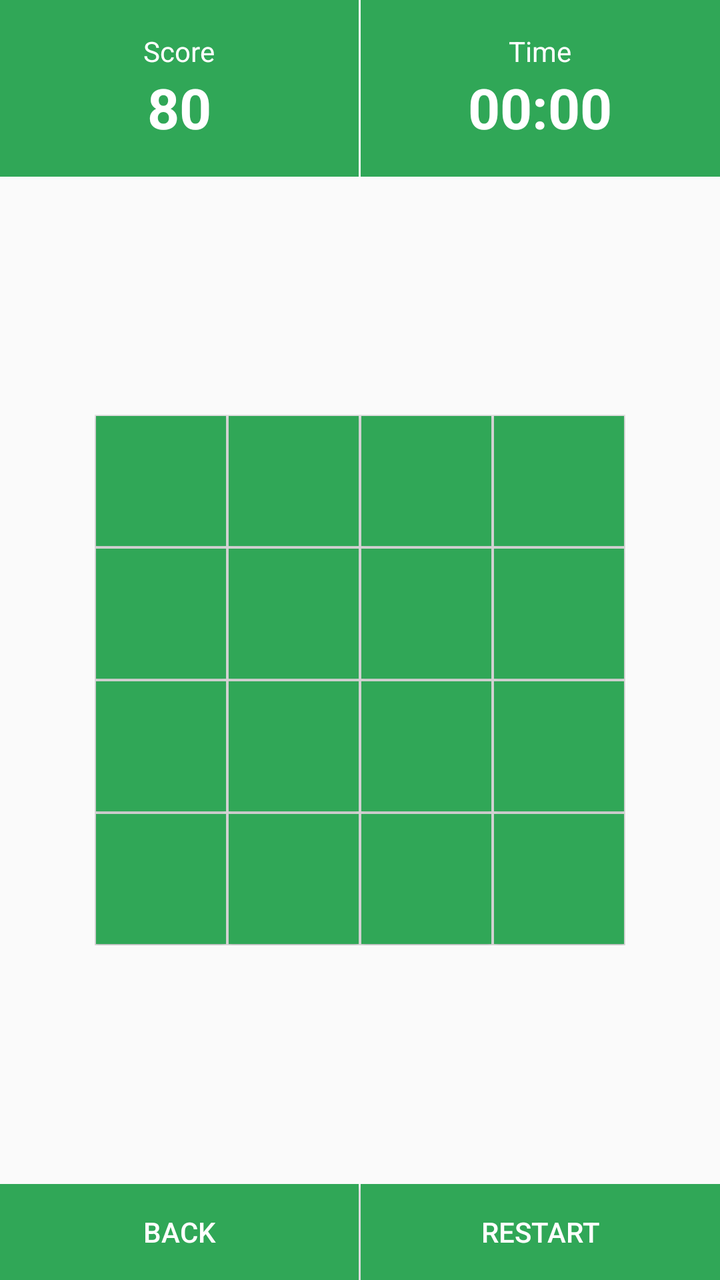
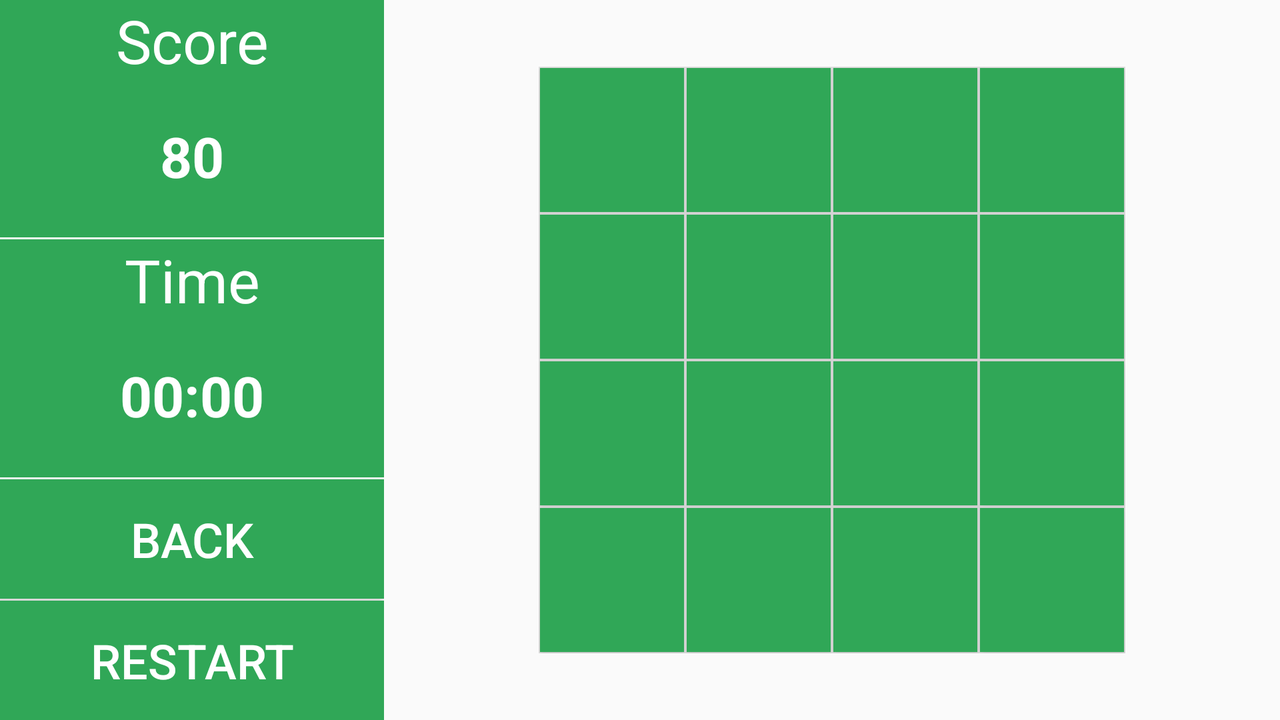

The same Android screen from two of the app's own layout files: first res/layout/ as a phone draws it, then the repository's variant for another configuration, drawn on a device whose configuration selects that folder. Both files follow.
<!-- AndroidManifest.xml: application theme AppTheme -->
<!-- res/layout/activity_game.xml -->
<?xml version="1.0" encoding="utf-8"?>
<LinearLayout xmlns:android="http://schemas.android.com/apk/res/android"
    xmlns:app="http://schemas.android.com/apk/res-auto"
    xmlns:tools="http://schemas.android.com/tools"
    android:layout_width="match_parent"
    android:layout_height="match_parent"
    android:orientation="vertical"
    tools:context=".views.GameActivity">

    <LinearLayout
        android:layout_width="match_parent"
        android:layout_height="wrap_content">

        <LinearLayout
            android:layout_width="0dp"
            android:layout_height="wrap_content"
            android:layout_weight="1"
            android:background="@color/colorPrimary"
            android:gravity="center"
            android:orientation="vertical"
            android:padding="16dp">

            <TextView
                android:layout_width="wrap_content"
                android:layout_height="wrap_content"
                android:text="Score"
                android:textColor="#fff" />

            <TextView
                android:id="@+id/textScore"
                android:layout_width="wrap_content"
                android:layout_height="wrap_content"
                android:text="80"
                android:textColor="#fff"
                android:textSize="28sp"
                android:textStyle="bold" />

        </LinearLayout>

        <Space
            android:layout_width="1dp"
            android:layout_height="wrap_content" />

        <LinearLayout
            android:layout_width="0dp"
            android:layout_height="wrap_content"
            android:layout_weight="1"
            android:background="@color/colorPrimary"
            android:gravity="center"
            android:orientation="vertical"
            android:padding="16dp">

            <TextView
                android:layout_width="wrap_content"
                android:layout_height="wrap_content"
                android:text="Time"
                android:textColor="#fff" />

            <Chronometer
                android:id="@+id/textTimer"
                android:layout_width="wrap_content"
                android:layout_height="wrap_content"
                android:textColor="#fff"
                android:textSize="28sp"
                android:textStyle="bold" />

        </LinearLayout>
    </LinearLayout>

    <FrameLayout
        android:background="@drawable/bg_activity"
        android:layout_width="match_parent"
        android:layout_height="0dp"
        android:layout_weight="1">

        <RelativeLayout
            android:id="@+id/group"
            android:layout_width="wrap_content"
            android:layout_height="wrap_content"
            android:layout_gravity="center"
            android:background="#E9E9E9">

            <Button
                android:id="@+id/bt1"
                style="@style/ButtonStyle" />

            <Button
                android:id="@+id/bt2"
                style="@style/ButtonStyle"
                android:layout_toRightOf="@id/bt1" />


            <Button
                android:id="@+id/bt3"
                style="@style/ButtonStyle"
                android:layout_toRightOf="@id/bt2" />

            <Button
                android:id="@+id/bt4"
                style="@style/ButtonStyle"
                android:layout_toRightOf="@id/bt3" />

            <Button
                android:id="@+id/bt5"
                style="@style/ButtonStyle"
                android:layout_below="@id/bt1" />

            <Button
                android:id="@+id/bt6"
                style="@style/ButtonStyle"
                android:layout_below="@id/bt2"
                android:layout_toRightOf="@id/bt1" />

            <Button
                android:id="@+id/bt7"
                style="@style/ButtonStyle"
                android:layout_below="@id/bt2"
                android:layout_toRightOf="@id/bt2" />

            <Button
                android:id="@+id/bt8"
                style="@style/ButtonStyle"
                android:layout_below="@id/bt2"
                android:layout_toRightOf="@id/bt3" />

            <Button
                android:id="@+id/bt9"
                style="@style/ButtonStyle"
                android:layout_below="@id/bt5" />

            <Button
                android:id="@+id/bt10"
                style="@style/ButtonStyle"
                android:layout_below="@id/bt5"
                android:layout_toRightOf="@id/bt1" />

            <Button
                android:id="@+id/bt11"
                style="@style/ButtonStyle"
                android:layout_below="@id/bt5"
                android:layout_toRightOf="@id/bt2" />

            <Button
                android:id="@+id/bt12"
                style="@style/ButtonStyle"
                android:layout_below="@id/bt5"
                android:layout_toRightOf="@id/bt3" />

            <Button
                android:id="@+id/bt13"
                style="@style/ButtonStyle"
                android:layout_below="@id/bt9" />

            <Button
                android:id="@+id/bt14"
                style="@style/ButtonStyle"
                android:layout_below="@id/bt9"
                android:layout_toRightOf="@id/bt1" />

            <Button
                android:id="@+id/bt15"
                style="@style/ButtonStyle"
                android:layout_below="@id/bt9"
                android:layout_toRightOf="@id/bt2" />

            <Button
                android:id="@+id/bt16"
                style="@style/ButtonStyle"
                android:layout_below="@id/bt9"
                android:layout_toRightOf="@id/bt3" />
        </RelativeLayout>

    </FrameLayout>

    <LinearLayout
        android:layout_width="match_parent"
        android:layout_height="wrap_content">

        <Button
            android:id="@+id/buttonToBack"
            android:layout_width="0dp"
            android:layout_height="wrap_content"
            android:layout_weight="1"
            android:background="@drawable/bg_button"
            android:text="Back"
            android:textColor="#fff" />

        <Space
            android:layout_width="1dp"
            android:layout_height="wrap_content" />

        <Button
            android:id="@+id/buttonRestart"
            android:layout_width="0dp"
            android:layout_height="wrap_content"
            android:layout_weight="1"
            android:background="@drawable/bg_button"
            android:text="Restart"
            android:textColor="#fff" />
    </LinearLayout>


</LinearLayout>
<!-- resources referenced by this layout -->
<resources>
  <color name="colorPrimary">#30A757</color>
  <!-- drawable bg_button (drawable) -->
  <?xml version="1.0" encoding="utf-8"?>
  <selector xmlns:android="http://schemas.android.com/apk/res/android">
      <item android:state_pressed="true">
          <shape>
              <solid android:color="@color/colorPress"/>
          </shape>
      </item>
  
      <item>
          <shape>
              <solid android:color="@color/colorPrimary"/>
          </shape>
      </item>
  </selector>
  <style name="ButtonStyle">
          <item name="android:layout_width">65dp</item>
          <item name="android:layout_height">65dp</item>
          <item name="android:background">@drawable/bg_button</item>
          <item name="android:textColor">#FFFFFF</item>
          <item name="android:textSize">28sp</item>
          <item name="android:layout_margin">0.5dp</item>
      </style>
  <style name="AppTheme" parent="Theme.AppCompat.Light.DarkActionBar">
          
          <item name="colorPrimary">@color/colorPrimary</item>
          <item name="colorPrimaryDark">@color/colorPrimaryDark</item>
          <item name="colorAccent">@color/colorAccent</item>
      </style>
  <color name="colorPress">#60B44D</color>
  <color name="colorPrimaryDark">#0076D6</color>
  <color name="colorAccent">#D81B60</color>
</resources>
<!-- res/layout-land/activity_game.xml (the repository's variant of the layout above) -->
<!-- drawn on the phone turned sideways -->
<?xml version="1.0" encoding="utf-8"?>
<LinearLayout xmlns:android="http://schemas.android.com/apk/res/android"
    xmlns:app="http://schemas.android.com/apk/res-auto"
    xmlns:tools="http://schemas.android.com/tools"
    android:layout_width="match_parent"
    android:layout_height="match_parent"
    android:weightSum="10"
    tools:context=".views.GameActivity">

    <LinearLayout
        android:layout_width="0dp"
        android:layout_height="match_parent"
        android:layout_weight="3"
        android:orientation="vertical"
        android:weightSum="6">

        <TextView
            android:layout_width="match_parent"
            android:layout_height="0dp"
            android:layout_weight="1"
            android:background="@color/colorPrimary"
            android:text="Score"
            android:textAlignment="center"
            android:textColor="#fff"
            android:textSize="30sp" />

        <TextView
            android:id="@+id/textScore"
            android:layout_width="match_parent"
            android:layout_height="0dp"
            android:layout_weight="1"
            android:background="@color/colorPrimary"
            android:text="80"
            android:textAlignment="center"
            android:textColor="#fff"
            android:textSize="28sp"
            android:textStyle="bold" />

        <Space
            android:layout_width="match_parent"
            android:layout_height="1dp" />

        <TextView
            android:layout_width="match_parent"
            android:layout_height="0dp"
            android:layout_weight="1"
            android:background="@color/colorPrimary"
            android:text="Time"
            android:textAlignment="center"
            android:textColor="#fff"
            android:textSize="30sp" />

        <Chronometer
            android:id="@+id/textTimer"
            android:layout_width="match_parent"
            android:layout_height="0dp"
            android:layout_weight="1"
            android:background="@color/colorPrimary"
            android:textAlignment="center"
            android:textColor="#fff"
            android:textSize="28sp"
            android:textStyle="bold" />

        <Space
            android:layout_width="match_parent"
            android:layout_height="1dp" />

        <Button
            android:id="@+id/buttonToBack"
            android:layout_width="match_parent"
            android:layout_height="0dp"
            android:layout_weight="1"
            android:background="@drawable/bg_button"
            android:text="Back"
            android:textColor="#fff"
            android:textSize="24sp" />

        <Space
            android:layout_width="match_parent"
            android:layout_height="1dp" />

        <Button
            android:id="@+id/buttonRestart"
            android:layout_width="match_parent"
            android:layout_height="0dp"
            android:layout_weight="1"
            android:background="@drawable/bg_button"
            android:text="Restart"
            android:textColor="#fff"
            android:textSize="24sp" />

    </LinearLayout>

    <FrameLayout
        android:layout_width="0dp"
        android:layout_height="match_parent"
        android:layout_weight="7"
        android:background="@drawable/bg_activity">

        <RelativeLayout
            android:id="@+id/group"
            android:layout_width="wrap_content"
            android:layout_height="wrap_content"
            android:layout_gravity="center"
            android:background="#E9E9E9">

            <Button
                android:id="@+id/bt1"
                style="@style/ButtonStyleLand" />

            <Button
                android:id="@+id/bt2"
                style="@style/ButtonStyleLand"
                android:layout_toRightOf="@id/bt1" />


            <Button
                android:id="@+id/bt3"
                style="@style/ButtonStyleLand"
                android:layout_toRightOf="@id/bt2" />

            <Button
                android:id="@+id/bt4"
                style="@style/ButtonStyleLand"
                android:layout_toRightOf="@id/bt3" />

            <Button
                android:id="@+id/bt5"
                style="@style/ButtonStyleLand"
                android:layout_below="@id/bt1" />

            <Button
                android:id="@+id/bt6"
                style="@style/ButtonStyleLand"
                android:layout_below="@id/bt2"
                android:layout_toRightOf="@id/bt1" />

            <Button
                android:id="@+id/bt7"
                style="@style/ButtonStyleLand"
                android:layout_below="@id/bt2"
                android:layout_toRightOf="@id/bt2" />

            <Button
                android:id="@+id/bt8"
                style="@style/ButtonStyleLand"
                android:layout_below="@id/bt2"
                android:layout_toRightOf="@id/bt3" />

            <Button
                android:id="@+id/bt9"
                style="@style/ButtonStyleLand"
                android:layout_below="@id/bt5" />

            <Button
                android:id="@+id/bt10"
                style="@style/ButtonStyleLand"
                android:layout_below="@id/bt5"
                android:layout_toRightOf="@id/bt1" />

            <Button
                android:id="@+id/bt11"
                style="@style/ButtonStyleLand"
                android:layout_below="@id/bt5"
                android:layout_toRightOf="@id/bt2" />

            <Button
                android:id="@+id/bt12"
                style="@style/ButtonStyleLand"
                android:layout_below="@id/bt5"
                android:layout_toRightOf="@id/bt3" />

            <Button
                android:id="@+id/bt13"
                style="@style/ButtonStyleLand"
                android:layout_below="@id/bt9" />

            <Button
                android:id="@+id/bt14"
                style="@style/ButtonStyleLand"
                android:layout_below="@id/bt9"
                android:layout_toRightOf="@id/bt1" />

            <Button
                android:id="@+id/bt15"
                style="@style/ButtonStyleLand"
                android:layout_below="@id/bt9"
                android:layout_toRightOf="@id/bt2" />

            <Button
                android:id="@+id/bt16"
                style="@style/ButtonStyleLand"
                android:layout_below="@id/bt9"
                android:layout_toRightOf="@id/bt3" />
        </RelativeLayout>

    </FrameLayout>
</LinearLayout>
<!-- resources referenced by the variant -->
<!-- as the phone turned sideways resolves them -->
<resources>
  <color name="colorPrimary">#30A757</color>
  <!-- drawable bg_button (drawable) -->
  <?xml version="1.0" encoding="utf-8"?>
  <selector xmlns:android="http://schemas.android.com/apk/res/android">
      <item android:state_pressed="true">
          <shape>
              <solid android:color="@color/colorPress"/>
          </shape>
      </item>
  
      <item>
          <shape>
              <solid android:color="@color/colorPrimary"/>
          </shape>
      </item>
  </selector>
  <style name="ButtonStyleLand">
          <item name="android:layout_width">72dp</item>
          <item name="android:layout_height">72dp</item>
          <item name="android:background">@drawable/bg_button</item>
          <item name="android:textColor">#FFFFFF</item>
          <item name="android:textSize">28sp</item>
          <item name="android:layout_margin">0.5dp</item>
      </style>
  <style name="AppTheme" parent="Theme.AppCompat.Light.DarkActionBar">
          
          <item name="colorPrimary">@color/colorPrimary</item>
          <item name="colorPrimaryDark">@color/colorPrimaryDark</item>
          <item name="colorAccent">@color/colorAccent</item>
      </style>
  <color name="colorPress">#60B44D</color>
  <color name="colorPrimaryDark">#0076D6</color>
  <color name="colorAccent">#D81B60</color>
</resources>
